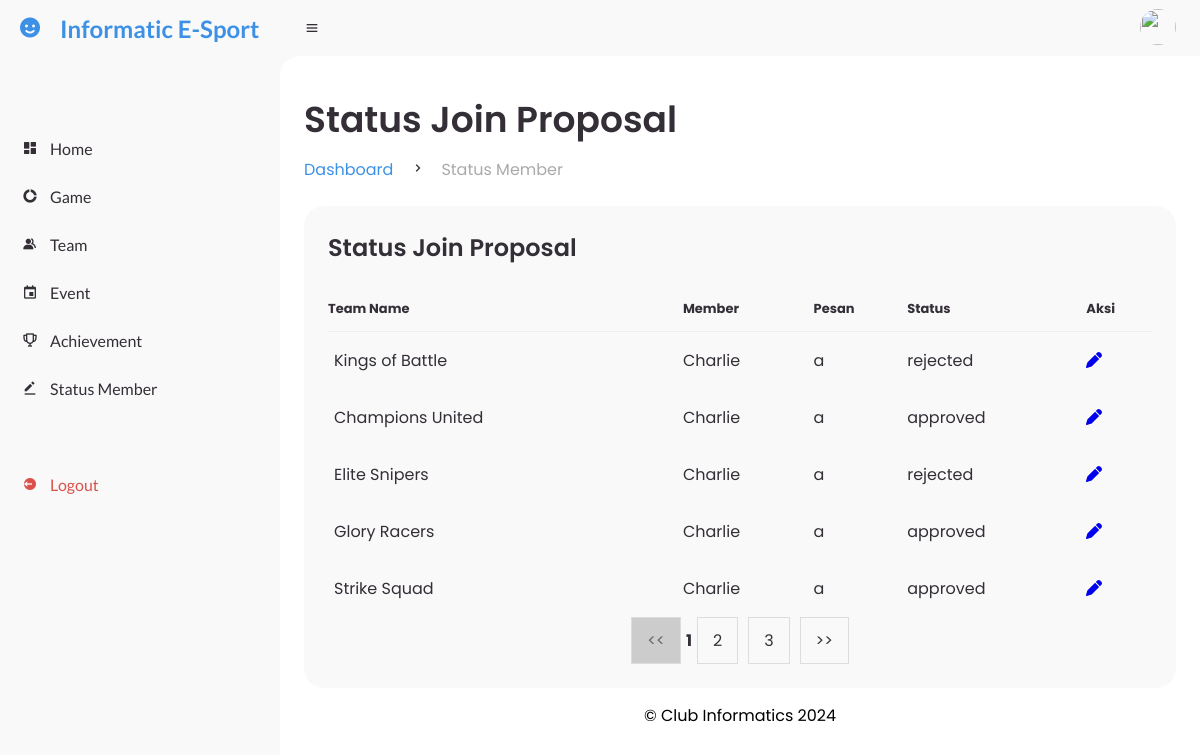
/admin/status_member/status_member.php (signed in), run on the app's committed database.
### tables this page shows
CREATE TABLE `join_proposal` (
  `idjoin_proposal` int(11) NOT NULL,
  `idmember` int(11) NOT NULL,
  `idteam` int(11) NOT NULL,
  `description` varchar(100) DEFAULT 'role preference: support, attacker, dll',
  `status` enum('waiting','approved','rejected') DEFAULT NULL
);

CREATE TABLE `team` (
  `idteam` int(11) NOT NULL,
  `idgame` int(11) NOT NULL,
  `name` varchar(45) DEFAULT NULL,
  `imgPath` varchar(500) DEFAULT NULL
);

CREATE TABLE `member` (
  `idmember` int(11) NOT NULL,
  `fname` varchar(45) DEFAULT NULL,
  `lname` varchar(45) DEFAULT NULL,
  `username` varchar(45) DEFAULT NULL,
  `password` varchar(1000) DEFAULT NULL,
  `profile` enum('admin','member') DEFAULT NULL
);

### class/classJoinProposal.php (called while the page is built, shortened)
<?php
class JoinProposal
{
    private $id;
    private $idmember;
    private $idteam;
    private $description;
    private $status;
    public function __construct($id = null, $idmember = null, $idteam = null, $description = null, $status = null)
    {
        $this->id = $id;
        $this->idmember = $idmember;
        $this->idteam = $idteam;
        $this->description = $description;
        $this->status = $status;
    }
    public function getId()
    {
        return $this->id;
    }
    public function getIdMember()
    {
        return $this->idmember;
    }
    public function getTeamId()
    {
        return $this->idteam;
    }
    public function getDescription()
    {
        return $this->description;
    }
    public function getStatus()
    {
        return $this->status;
    }
    public static function getAllProposalWithPaging($koneksi, $page = 1, $limit = 5)
    {
        $offset = ($page - 1) * $limit;
        $query = "SELECT * FROM join_proposal LIMIT ?, ?";
        $stmt = $koneksi->prepare($query);
        $stmt->bind_param("ii", $offset, $limit);
        $stmt->execute();
        $result = $stmt->get_result();
        $proposals = [];
        while ($row = $result->fetch_assoc()) {
            $proposals[] = new self(
                $row['idjoin_proposal'],
                $row['idmember'],
                $row['idteam'],
                $row['description'],
                $row['status']
            );
        }
        return $proposals;
    }
}

### class/classTeam.php (called while the page is built, shortened)
<?php
class Team
{
    private $teamName;
    public function __construct($conn, $teamId = null, $teamName = null, $gameId = null, $imgPath = null)
    {
        $this->teamName = $teamName;
    }
    public function getTeamName()
    {
        return $this->teamName;
    }
    public static function getTeamById($conn, $idteam)
    {
        $query = "SELECT * FROM team WHERE idteam = ?";
        $stmt = mysqli_prepare($conn, $query);
        mysqli_stmt_bind_param($stmt, "i", $idteam);
        mysqli_stmt_execute($stmt);
        $result = mysqli_stmt_get_result($stmt);
        if ($row = mysqli_fetch_assoc($result)) {
            return new Team($conn, $row['idteam'], $row['name'], $row['idgame'], $row['imgPath']);
        } else {
            return null;
        }
    }
}

### class/classMember.php (called while the page is built, shortened)
<?php
class Member
{
    public static function getMemberNameById($koneksi, $idmember)
    {
        $query = "SELECT fname FROM member WHERE idmember = ?";
        $stmt = $koneksi->prepare($query);
        $stmt->bind_param("i", $idmember);
        $stmt->execute();
        $result = $stmt->get_result();
        $row = $result->fetch_assoc();
        return $row['fname'] ?? null;
    }
}

### admin/status_member/status_member.php (the view, shortened to what this page needs)
<?php
require_once('../../service/config.php');
require_once('../../class/classJoinProposal.php');
require_once('../../class/classTeam.php');
require_once('../../class/classMember.php');
require_once('../template/header.php');
require_once('../template/sidebar.php');
require_once('../template/navbar.php');
$page = isset($_GET['page']) ? (int)$_GET['page'] : 1;
$limit = 5;
$joinProposals = JoinProposal::getAllProposalWithPaging($koneksi, $page, $limit);
$stmt = $koneksi->prepare("SELECT COUNT(*) AS total FROM join_proposal");
$stmt->execute();
$total_proposals_result = $stmt->get_result();
$total_proposals = $total_proposals_result->fetch_assoc()['total'];
$total_pages = ceil($total_proposals / $limit);
?>
<main>
    <div class="head-title">
        <div class="left">
            <h1>Status Join Proposal</h1>
            <ul class="breadcrumb">
                <li>
                    <a class="active" href="../index.php">Dashboard</a>
                </li>
                <li><i class='bx bx-chevron-right'></i></li>
                <li>
                    <a href="#">Status Member</a>
                </li>
            </ul>
        </div>
    </div>
    <div class="table-data">
        <div class="order">
            <div class="head">
                <h3>Status Join Proposal</h3>
            </div>
            <table>
                <thead>
                    <tr>
                        <th>Team Name</th>
                        <th>Member</th>
                        <th>Pesan</th>
                        <th>Status</th>
                        <th>Aksi</th>
                    </tr>
                </thead>
                <tbody>
                    <?php
                    foreach ($joinProposals as $proposal) {
                        $team = Team::getTeamById($koneksi, $proposal->getTeamId());
                        $memberName = Member::getMemberNameById($koneksi, $proposal->getIdMember());
                        echo "<tr>";
                        echo "<td>" . htmlspecialchars($team->getTeamName()) . "</td>";
                        echo "<td>" . htmlspecialchars($memberName) . "</td>";
                        echo "<td>" . htmlspecialchars($proposal->getDescription()) . "</td>";
                        echo "<td>" . htmlspecialchars($proposal->getStatus()) . "</td>";
                        echo "<td>";
                        echo "<a href='edit_status_member.php?id=" . $proposal->getId() . "'><i class='fa-solid fa-pen' style='margin-right: 10px;'></i></a>";
                        echo "</td>";
                        echo "</tr>";
                    }
                    ?>
                </tbody>
            </table>
            <div class="pagination" style="text-align: right;">
                <?php if ($total_proposals > 0): ?>
                    <?php if ($page > 1): ?>
                        <a href="?page=<?= $page - 1 ?>">
                            << </a>
                            <?php else: ?>
                                <a href="#" class="disabled">
                                    << </a>
                                    <?php endif; ?>
                                    <?php
                                    $start_page = max(1, $page - 1);
                                    $end_page = min($total_pages, $start_page + 2);
                                    for ($hal = $start_page; $hal <= $end_page; $hal++): ?>
                                        <?php if ($hal == $page): ?>
                                            <b><?= $hal ?></b>
                                        <?php else: ?>
                                            <a href="?page=<?= $hal ?>"><?= $hal ?></a>
                                        <?php endif; ?>
                                    <?php endfor; ?>
                                    <?php if ($page < $total_pages): ?>
                                        <a href="?page=<?= $page + 1 ?>">>></a>
                                    <?php else: ?>
                                        <a href="#" class="disabled">>></a>
                                    <?php endif; ?>
                                <?php endif; ?>
            </div>
        </div>
    </div>
    <?php
    require_once('../template/footer.php');
    ?>
</main>

### style.css (style rules this page uses)
* { margin: 0; padding: 0; box-sizing: border-box; }
.pagination { display: flex; justify-content: center; align-items: center; list-style: none; padding: 0; }
.pagination a { padding: 10px 15px; margin: 0 5px; border: 1px solid #ddd; text-decoration: none; color: #333; background-color: #f9f9f9; transition: background-color 0.3s; }
.pagination a.disabled { pointer-events: none; background-color: #ccc; color: #666; }
.head h3 { margin-bottom: 10px; }
a { text-decoration: none; }
li { list-style: none; }
:root { --poppins: 'Poppins', sans-serif; --lato: 'Lato', sans-serif; --light: #F9F9F9; --blue: #3C91E6; --light-blue: #CFE8FF; --grey: #eee; --dark-grey: #AAAAAA; --dark: #342E37; --red: #DB504A; --yellow: #FFCE26; --light-yellow: #FFF2C6; --orange: #FD7238; --light-orange: #FFE0D3; --green: #66dc17; }
html { overflow-x: hidden; }
#content main { width: 100%; padding: 36px 24px; font-family: var(--poppins); max-height: calc(100vh - 56px); overflow-y: auto; }
#content main .head-title { display: flex; align-items: center; justify-content: space-between; grid-gap: 16px; flex-wrap: wrap; }
#content main .head-title .left h1 { font-size: 36px; font-weight: 600; margin-bottom: 10px; color: var(--dark); }
#content main .head-title .left .breadcrumb { display: flex; align-items: center; grid-gap: 16px; }
#content main .head-title .left .breadcrumb li { color: var(--dark); }
#content main .head-title .left .breadcrumb li a { color: var(--dark-grey); pointer-events: none; }
#content main .head-title .left .breadcrumb li a.active { color: var(--blue); pointer-events: unset; }
#content main .table-data { display: flex; flex-wrap: wrap; grid-gap: 24px; margin-top: 24px; width: 100%; color: var(--dark); }
#content main .table-data>div { border-radius: 20px; background: var(--light); padding: 24px; overflow-x: auto; }
#content main .table-data .head { display: flex; align-items: center; grid-gap: 16px; margin-bottom: 24px; }
#content main .table-data .head h3 { margin-right: auto; font-size: 24px; font-weight: 600; }
#content main .table-data .order { flex-grow: 1; flex-basis: 500px; }
#content main .table-data .order table { width: 100%; border-collapse: collapse; }
#content main .table-data .order table th { padding-bottom: 12px; font-size: 13px; text-align: left; border-bottom: 1px solid var(--grey); }
#content main .table-data .order table td { padding: 16px 0; }
#content main .table-data .order table tr td:first-child { display: flex; align-items: center; grid-gap: 12px; padding-left: 6px; }
.head-title { margin-bottom: 20px; }
.head-title h1 { font-size: 28px; font-weight: 600; color: #333; }
.table-data .order table td { vertical-align: top !important; }

### data on the page
join_proposal: idteam.name "Kings of Battle", idmember.fname "Charlie", description "a", status "rejected"
join_proposal: idteam.name "Champions United", idmember.fname "Charlie", description "a", status "approved"
join_proposal: idteam.name "Elite Snipers", idmember.fname "Charlie", description "a", status "rejected"
join_proposal: idteam.name "Glory Racers", idmember.fname "Charlie", description "a", status "approved"
join_proposal: idteam.name "Strike Squad", idmember.fname "Charlie", description "a", status "approved"
